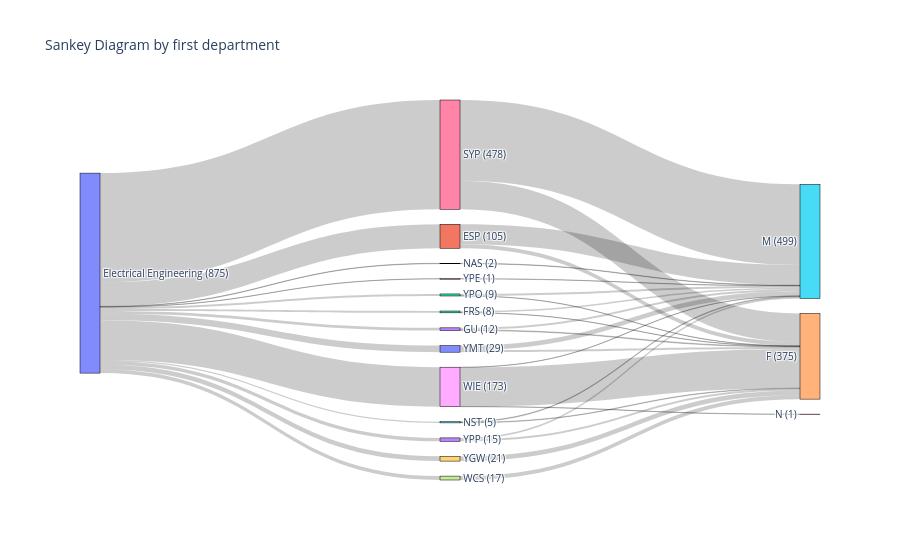

Write notebook code for a chart like this one.
### Code cell
import pandas as pd
import plotly.graph_objects as go

# Assuming the data is already loaded in csv_norm_2015_2023_ug
# Node 1: Group by 'LEVEL' and 'DEPARTMENT'
san_year_level = filter_by_additional_program('Electrical Engineering').groupby(['DEPARTMENT', 'PROGRAM'])['ID'].count().reset_index()
san_year_level = san_year_level.rename(columns={'DEPARTMENT': 'source', 'PROGRAM': 'target', 'ID': 'value'})

# Node 2: Group by 'DEPARTMENT' and 'PROGRAM'
san_year_program = filter_by_additional_program('Electrical Engineering').groupby(['PROGRAM', 'GENDER'])['ID'].count().reset_index()
san_year_program = san_year_program.rename(columns={'PROGRAM': 'source', 'GENDER': 'target', 'ID': 'value'})

# Combine the two datasets
combined_df = pd.concat([san_year_level, san_year_program])

# Unique values that contain unique values of source and target
unique_nodes = list(pd.unique(combined_df[['source','target']].values.ravel("K")))

# Dictionary to map nodes to indices
mapping_dict = {k: v for v, k in enumerate(unique_nodes)}

# Map the nodes in the DataFrame
combined_df['source'] = combined_df['source'].map(mapping_dict)
combined_df['target'] = combined_df['target'].map(mapping_dict)

# Convert DataFrame to a dictionary with lists
link_dict = combined_df.to_dict(orient="list")

# Step 1: Calculate counts for each node
node_counts = combined_df.groupby('source')['value'].sum().to_dict()
node_counts.update(combined_df.groupby('target')['value'].sum().to_dict())

# Step 2: Create a new label with counts
updated_labels = [f"{node} ({node_counts.get(idx, 0)})" for idx, node in enumerate(unique_nodes)]

# Step 3: Create the Sankey diagram with updated labels
fig = go.Figure(data=[go.Sankey(
    node=dict(
        pad=15,
        thickness=20,
        line=dict(color="black", width=0.5),
        label=updated_labels,  # Use updated labels here
    ),
    link=dict(
        source=link_dict["source"],
        target=link_dict["target"],
        value=link_dict["value"],
    )
)])

# Update layout
fig.update_layout(title_text="Sankey Diagram by first department", font_size=10)

# Display the Sankey diagram
fig.show()

### Figure 1 — Plotly figure (JSON) as saved in the notebook; plotly's stock layout.template omitted (floating-point values rounded to 4 significant figures)
{"data": [{"link": {"source": [0, 0, 0, 0, 0, 0, 0, 0, 0, 0, 0, 0, 0, 1, 1, 2, 2, 3, 3, 4, 5, 5, 6, 6, 7, 8, 8, 8, 9, 10, 10, 11, 12, 12, 13, 13], "target": [1, 2, 3, 4, 5, 6, 7, 8, 9, 10, 11, 12, 13, 14, 15, 14, 15, 14, 15, 15, 14, 15, 14, 15, 14, 14, 15, 16, 14, 14, 15, 15, 14, 15, 14, 15], "value": [105, 8, 12, 2, 5, 478, 17, 173, 21, 29, 1, 9, 15, 17, 88, 1, 7, 3, 9, 2, 2, 3, 125, 353, 17, 171, 1, 1, 21, 9, 20, 1, 1, 8, 8, 7]}, "node": {"label": ["Electrical Engineering (875)", "ESP (105)", "FRS (8)", "GU (12)", "NAS (2)", "NST (5)", "SYP (478)", "WCS (17)", "WIE (173)", "YGW (21)", "YMT (29)", "YPE (1)", "YPO (9)", "YPP (15)", "F (375)", "M (499)", "N (1)"], "line": {"color": "black", "width": 0.5}, "pad": 15, "thickness": 20}, "type": "sankey"}], "layout": {"font": {"size": 10}, "title": {"text": "Sankey Diagram by first department"}}}
